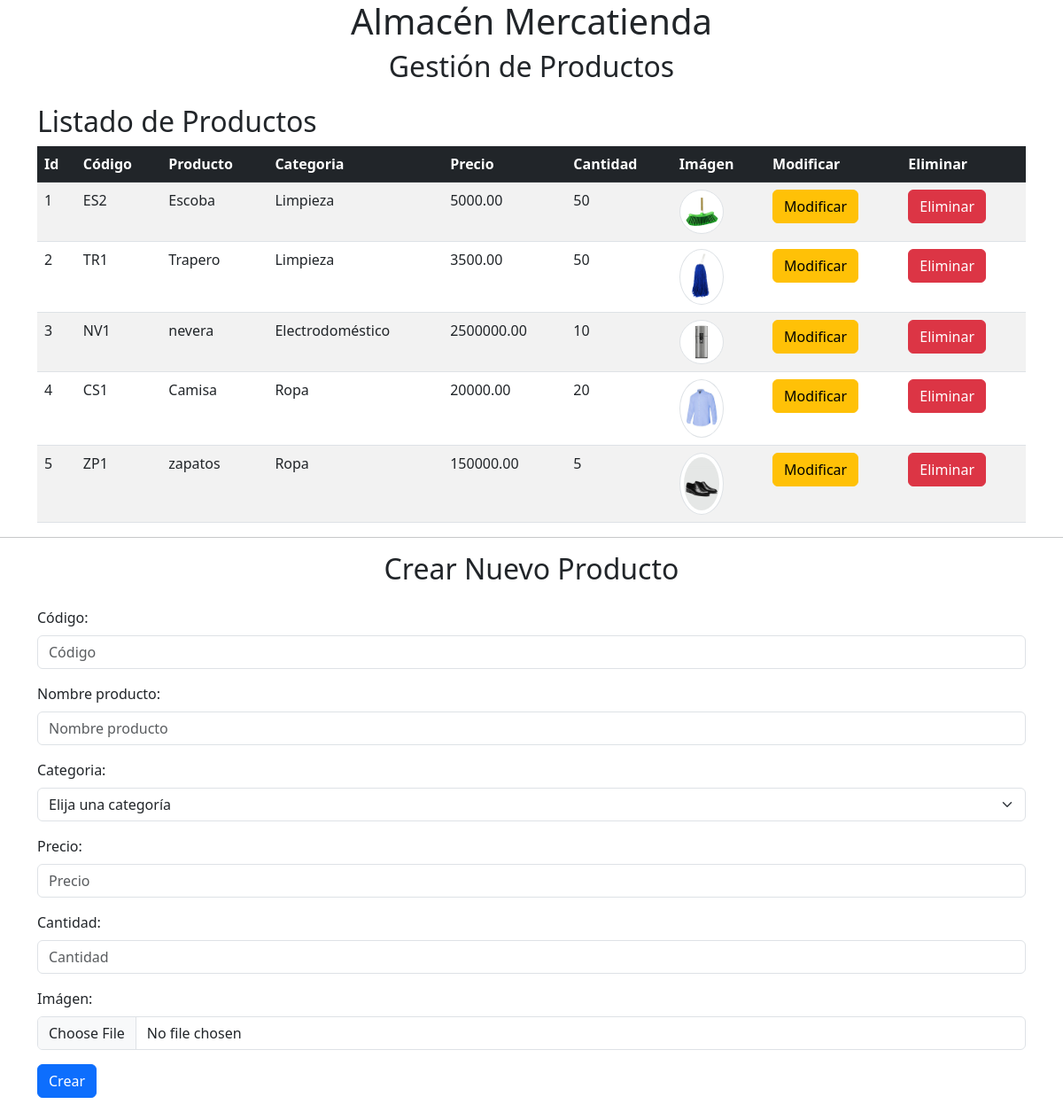
The page / on the database its author committed.
### tables this page shows
CREATE TABLE `productos` (
  `id` BIGINT(20) NOT NULL AUTO_INCREMENT,
  `codigo` VARCHAR(50) NOT NULL,
  `nombre` VARCHAR(100) NOT NULL,
  `id_categoria` BIGINT(20) NOT NULL,
  `precio` DOUBLE(10,2) NOT NULL,
  `cantidad` INT(10) NOT NULL,
  `img` TEXT DEFAULT NULL,
  `estado` TINYINT(1) NOT NULL DEFAULT 1,
  `fecha_creacion` DATETIME NOT NULL DEFAULT CURRENT_TIMESTAMP(),
  PRIMARY KEY (`id`),
  KEY `id_categoria` (`id_categoria`),
  CONSTRAINT `productos_ibfk_1` FOREIGN KEY (`id_categoria`) REFERENCES `categorias` (`id`) ON UPDATE CASCADE
);

CREATE TABLE `categorias` (
  `id` BIGINT(20) NOT NULL AUTO_INCREMENT,
  `nombre` VARCHAR(50) NOT NULL,
  PRIMARY KEY (`id`)
);

### index.php (the view, shortened to what this page needs)
<?php
    require_once('conexion.php');
    $sql = "SELECT p.id, p.codigo, p.nombre AS producto, c.nombre AS categoria, p.precio, p.cantidad, p.img
            FROM productos p
            LEFT JOIN categorias c ON c.id = p.id_categoria
            WHERE p.estado = 1;";
    $result = $conexion->query($sql);
?>
<!DOCTYPE html>
<html lang="es">
<head>
    <link href="https://cdn.jsdelivr.net/npm/bootstrap@5.3.0-alpha1/dist/css/bootstrap.min.css" rel="stylesheet">
</head>
<body>
    <div class="container text-center">
        <h1>Almacén Mercatienda</h1>
    </div>
    <div class="container text-center">
        <h2>Gestión de Productos</h2>
    </div>
    <div class="container mt-4">
        <h2>Listado de Productos</h2>
        <table class="table table-striped table-hover">
            <thead class="table-dark">
                <tr>
                    <th>Id</th>
                    <th>Código</th>
                    <th>Producto</th>
                    <th>Categoria</th>
                    <th>Precio</th>
                    <th>Cantidad</th>
                    <th>Imágen</th>
                    <th>Modificar</th>
                    <th>Eliminar</th>
                </tr>
            </thead>
            <tbody>
                <?php
                    if ($result->num_rows > 0) {
                        while($row = $result->fetch_assoc()) {
                            $img = $row["img"];
                            echo "<tr><td>" . $row["id"] . "</td>";
                            echo "<td>" . $row["codigo"] . "</td>";
                            echo "<td>" . $row["producto"] . "</td>";
                            echo "<td>" . $row["categoria"] . "</td>";
                            echo "<td>" . $row["precio"] . "</td>";
                            echo "<td>" . $row["cantidad"] . "</td>";
                            echo "<td>" . "<img src='$img' class='img-thumbnail rounded-circle' style='width: 50px; height: auto;'>" . "</td>";
                            echo "<td>" . "<a href='modificar.php?id=" . $row["id"] . "' class='btn btn-warning'>Modificar</a>" . "</td>";
                            echo "<td>
                                <button class='btn btn-danger' data-bs-toggle='modal' data-bs-target='#deleteModal' onclick='setDeleteId(" . $row['id'] . ")'>Eliminar</button>
                            </td>";
                            echo "</tr>";
                        }
                    }
                ?>
            </tbody>
        </table>
    </div>
    <hr>
    <div class="container text-center">
        <h2>Crear Nuevo Producto</h2>
    </div>
    <form action="crear.php" method="post" enctype="multipart/form-data">
        <div class="container mt-4">
            <div class="mb-3">
                <label for="codigo" class="form-label">Código:</label>
                <input type="text" class="form-control" placeholder="Código" name="codigo" required>
            </div>
            <div class="mb-3">
                <label for="producto" class="form-label">Nombre producto:</label>
                <input type="text" class="form-control" placeholder="Nombre producto" name="producto" required>
            </div>
            <div class="mb-3">
                <label for="categoria" class="form-label">Categoria:</label>
                <select class="form-select" aria-label="Default select example" id="categoria" name="categoria" required>
                    <option value=0 style="display:none">Elija una categoría</option>
                </select>
            </div>
            <div class="mb-3">
                <label for="precio" class="form-label">Precio:</label>
                <input type="number" class="form-control" placeholder="Precio" name="precio" required>
            </div>
            <div class="mb-3">
                <label for="cantidad" class="form-label">Cantidad:</label>
                <input type="number" class="form-control" placeholder="Cantidad" name="cantidad" required>
            </div>
            <div class="mb-3">
                <label for="img" class="form-label">Imágen:</label>
                <input class="form-control" type="file" name="img" required>
            </div>
            <div class="mb-3">
                <button type="submit" class="btn btn-primary">Crear</button>
            </div>
        </div>
    </form>
</body>
</html>

### rows shown on the page
productos: id "1", codigo "ES2", nombre "Escoba", id_categoria.nombre "Limpieza", precio "5000.00", cantidad "50", img (picture)
productos: id "2", codigo "TR1", nombre "Trapero", id_categoria.nombre "Limpieza", precio "3500.00", cantidad "50", img (picture)
productos: id "3", codigo "NV1", nombre "nevera", id_categoria.nombre "Electrodoméstico", precio "2500000.00", cantidad "10", img (picture)
productos: id "4", codigo "CS1", nombre "Camisa", id_categoria.nombre "Ropa", precio "20000.00", cantidad "20", img (picture)
productos: id "5", codigo "ZP1", nombre "zapatos", id_categoria.nombre "Ropa", precio "150000.00", cantidad "5", img (picture)
